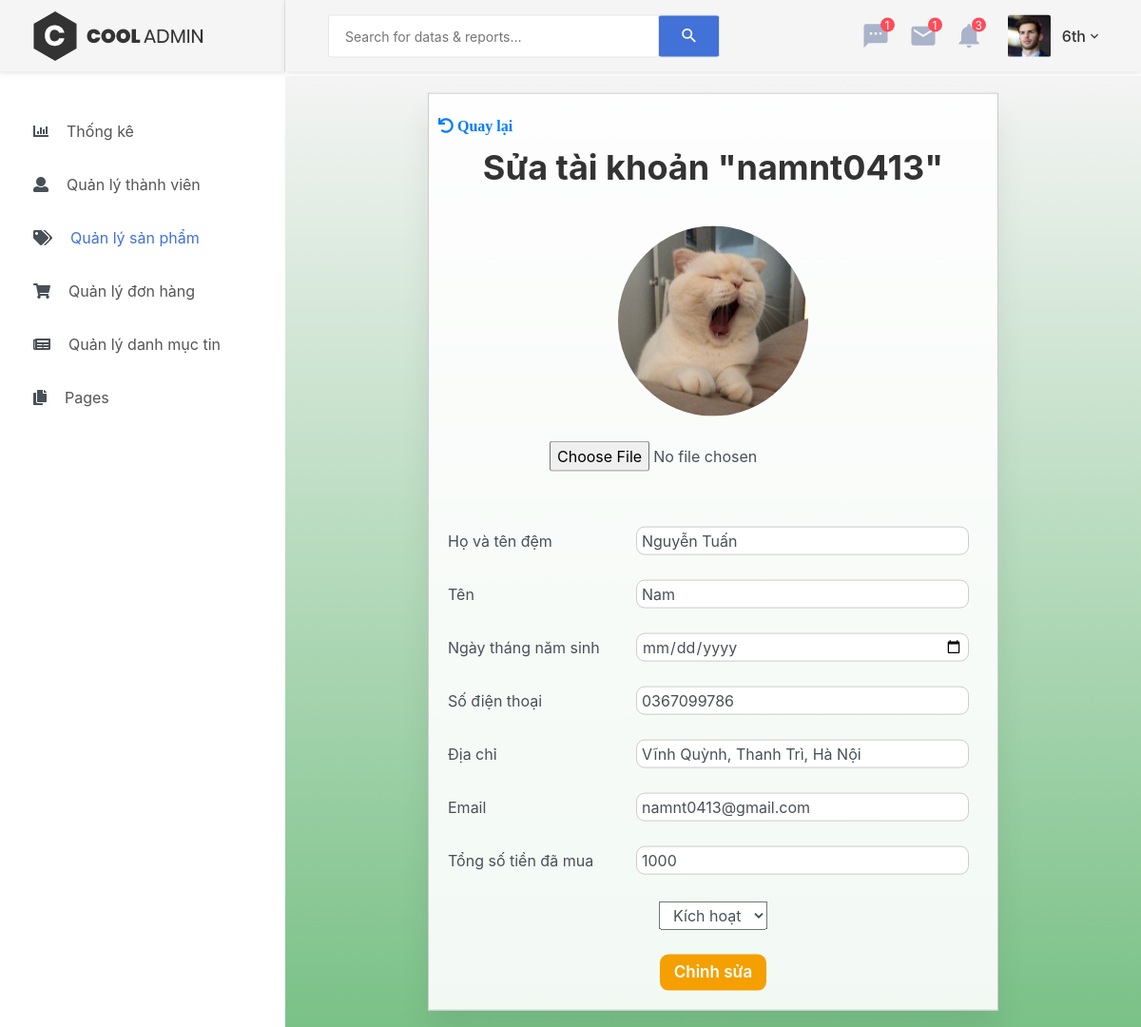
Page /admin/user_edit.php?id=25 (signed in) on the earlier database version.
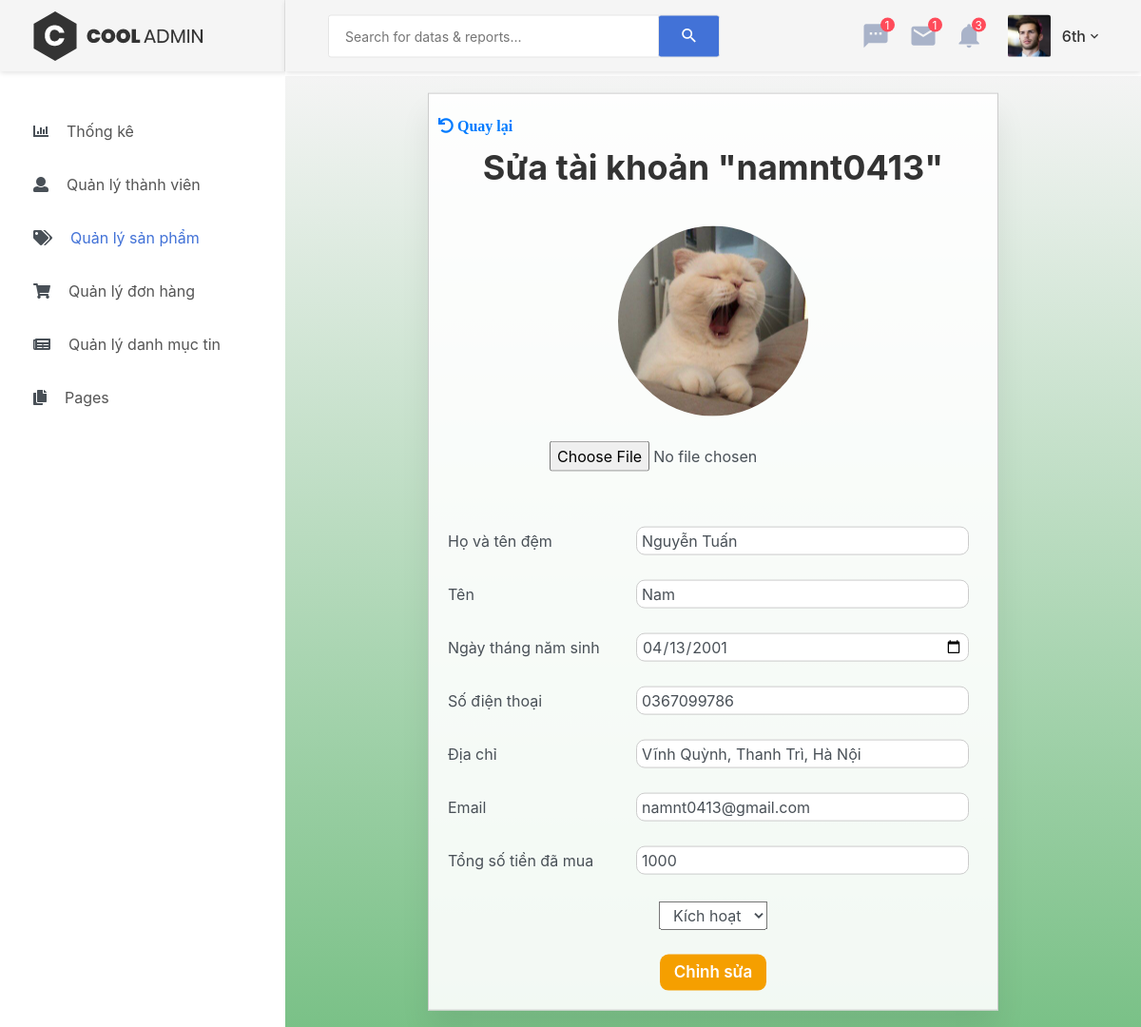
Same page on the later database version.
### tables this page shows
CREATE TABLE `customers` (
  `id` int(11) NOT NULL,
  `username` varchar(100) DEFAULT NULL,
  `password` varchar(150) DEFAULT NULL,
  `first_name` varchar(50) DEFAULT NULL,
  `last_name` varchar(50) DEFAULT NULL,
  `avatar` varchar(255) DEFAULT NULL,
  `birthday` date DEFAULT NULL,
  `phone` varchar(11) DEFAULT NULL,
  `address` varchar(255) DEFAULT NULL,
  `email` varchar(255) DEFAULT NULL,
  `status` tinyint(4) NOT NULL DEFAULT 1,
  `money_spent` float NOT NULL DEFAULT 0,
  `last_updated` datetime NOT NULL,
  `created_date` datetime NOT NULL
);

### admin/user_edit.php (the view, shortened to what the changed rows need)
<?php
    include 'header.php';
     ?>
   <body>
        <?php if (empty($_SESSION['current_user'])) { ?>
            <a href="login.php">Đăng nhập để vào trang Admin</a>
            <?php
         } else {
        ?>
        <div class="page-container">
    <?php
        $error = false;
        if (isset($_GET['action']) && $_GET['action'] == 'edit')
        {
            if (isset($_POST['id']) && !empty($_POST['id']) )
            {
                if ( !empty($_FILES['avatar']['name'])){
                    $uploadedFiles = $_FILES['avatar'];
                    if (isset($_FILES['avatar']) && !empty($_FILES['avatar']['name'][0])) {
                        $result = uploadAvatarFiles($uploadedFiles);
                        if (!empty($result['errors'])) {
                            $error = $result['errors'];
                        } else {
                            $avatar = $result['path'];
                        }
                    }
                } else {
                    $avatar = $_POST['created_avatar'];
                }
                $result = mysqli_query($con, "UPDATE `customers` SET  `first_name` = '" . $_POST['first_name'] ."',`last_name` = '" . $_POST['last_name'] ."' ,
                 `avatar` =  '" . $avatar . "' , `birthday` = '" . $_POST['birthday'] ."' , `phone` = '" . $_POST['phone'] ."' , `address` = '" . $_POST['address'] ."' ,
                  `status` = " . $_POST['status'] . ", `email` = '" . $_POST['email'] . "', `money_spent` = '" . $_POST['money_spent'] . "',
                   `last_updated`= NOW() WHERE `customers`.`id` = " . $_POST['id'] . ";");
                if (!$result) {
                    $error = "Không thể cập nhật tài khoản";
                }
                mysqli_close($con);
                if ($error !== false)
                {
                    ?>
                    <div id="error-notify" class="box-content">
                        <h1>Thông báo</h1>
                        <h4><?= $error ?></h4>
                        <a href="javascript:window.history.go(-2)">Danh sách tài khoản</a>
                    </div>
                <?php } else { ?>
                    <div class="content-container">
                        <div id="edit-notify" class="box-content">
                            <h1><?= ($error !== false) ? $error : "Sửa tài khoản thành công" ?></h1>
                            <a class="link-button" href="javascript:window.history.go(-2)">Danh sách tài khoản</a>
                        </div>
                    </div>
                <?php } ?>
            <?php } else { ?>
                <div class="content-container">
                    <div id="edit-notify" class="box-content">
                        <h1>Vui lòng nhập đủ thông tin để sửa tài khoản</h1>
                        <a class="button" href="javascript:window.history.go(-1)">Quay lại sửa tài khoản</a>
                    </div>
                </div>
            <?php
            }
        } else {
            $result = mysqli_query($con, "SELECT * FROM customers where `id`=" . $_GET['id']);
            $user = $result->fetch_assoc();
            if (!empty($user)) {
                ?>
                <div class="content-container">
                    <div id="edit_user" class="box-content">
                        <div class="row"><a href="javascript:window.history.go(-1)" class="fa fa-undo" style="padding: 5px; margin-bottom: 10px;">  Quay lại</a></div>
                        <h1>Sửa tài khoản "<?= $user['username'] ?>"</h1>
                        <form action="./user_edit.php?action=edit" method="Post" enctype="multipart/form-data" autocomplete="off">
                            <div class="wrao-feild" style="margin-bottom:30px">
                                <?php if (isset($user['avatar'])) { ?>
                                        <img src="../<?= $user['avatar'] ?>" style="width: 200px;height: 200px;border-radius:100%;" /><br/>
                                        <input type="hidden" name="created_avatar" value="<?= $user['avatar'] ?>"/><br>
                                        <input type="file" name="avatar" /><br>
                                 <?php   } else { ?>
                                    <img src="../assets/image/user/user.png" style="width: 200px;height: 200px;border-radius:100%;"><br>
                                    <input type="file" name="avatar" /><br>
                                    <?php } ?>
                            </div>
                            <div class="input-block">
                                <label>Họ và tên đệm</label></br>
                                <input class="input-area" type="text" name="first_name" value="<?= (!empty($user) ? $user['first_name'] : "") ?>" />
                            </div>
                            <div class="input-block">
                                <label>Tên</label></br>
                                <input class="input-area" type="text" name="last_name" value="<?= (!empty($user) ? $user['last_name'] : "") ?>" />
                            </div>
                            <div class="input-block">
                                <label>Ngày tháng năm sinh</label></br>
                                <input class="input-area" type="date" name="birthday" value="<?= (!empty($user) ? $user['birthday'] : "") ?>" />
                            </div>
                            <div class="input-block">
                                <label>Số điện thoại</label></br>
                                <input class="input-area" type="text" name="phone" value="<?= (!empty($user) ? $user['phone'] : "") ?>" />
                            </div>
                            <div class="input-block">
                                <label>Địa chỉ</label></br>
                                <input class="input-area" type="text" name="address" value="<?= (!empty($user) ? $user['address'] : "") ?>" />
                            </div>
                            <div class="input-block">
                                <label>Email</label></br>
                                <input class="input-area" type="text" name="email" value="<?= (!empty($user) ? $user['email'] : "") ?>" />
                            </div>
                            <div class="input-block">
                                <label>Tổng số tiền đã mua</label></br>
                                <input class="input-area" type="text" name="money_spent" value="<?= (!empty($user) ?  $user['money_spent'] : "") ?>" />
                            </div>
                            <select class="kich-hoat-button" name="status">
                                <option <?php if (!empty($user['status'])) { ?> selected <?php } ?> value="1">Kích hoạt</option>
                            </select>
                            <br><br>
                            <input class="button btn-success"  type="submit" value=" Chỉnh sửa " />
                        </form>
                    </div>
                </div>
            <?php
            }
        }
        ?>
    </div>
    <?php } ?>
    </body>
</html>

Differences in the rows shown:
changed customers "namnt0413": birthday (not shown) → "04/13/2001"
